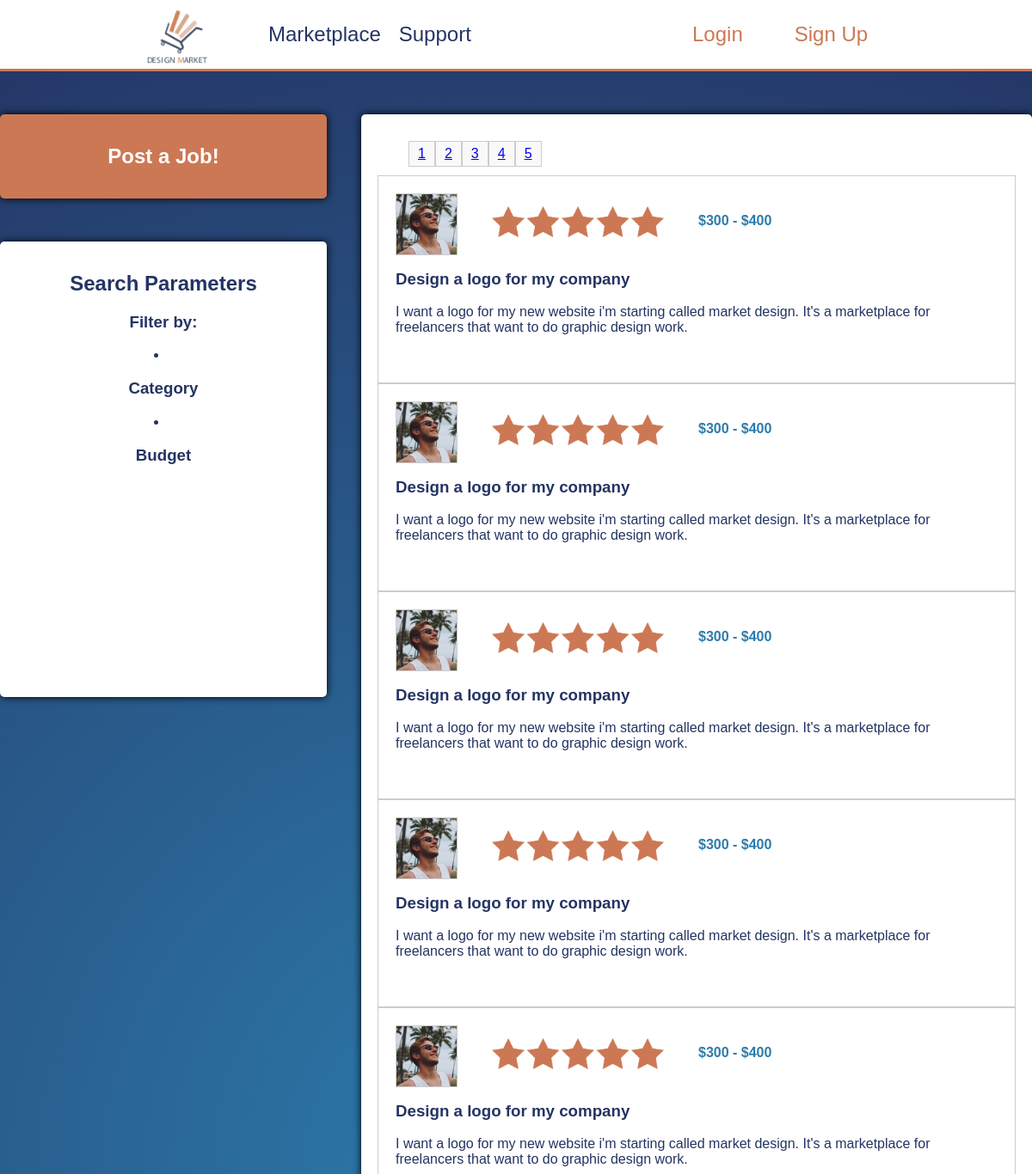
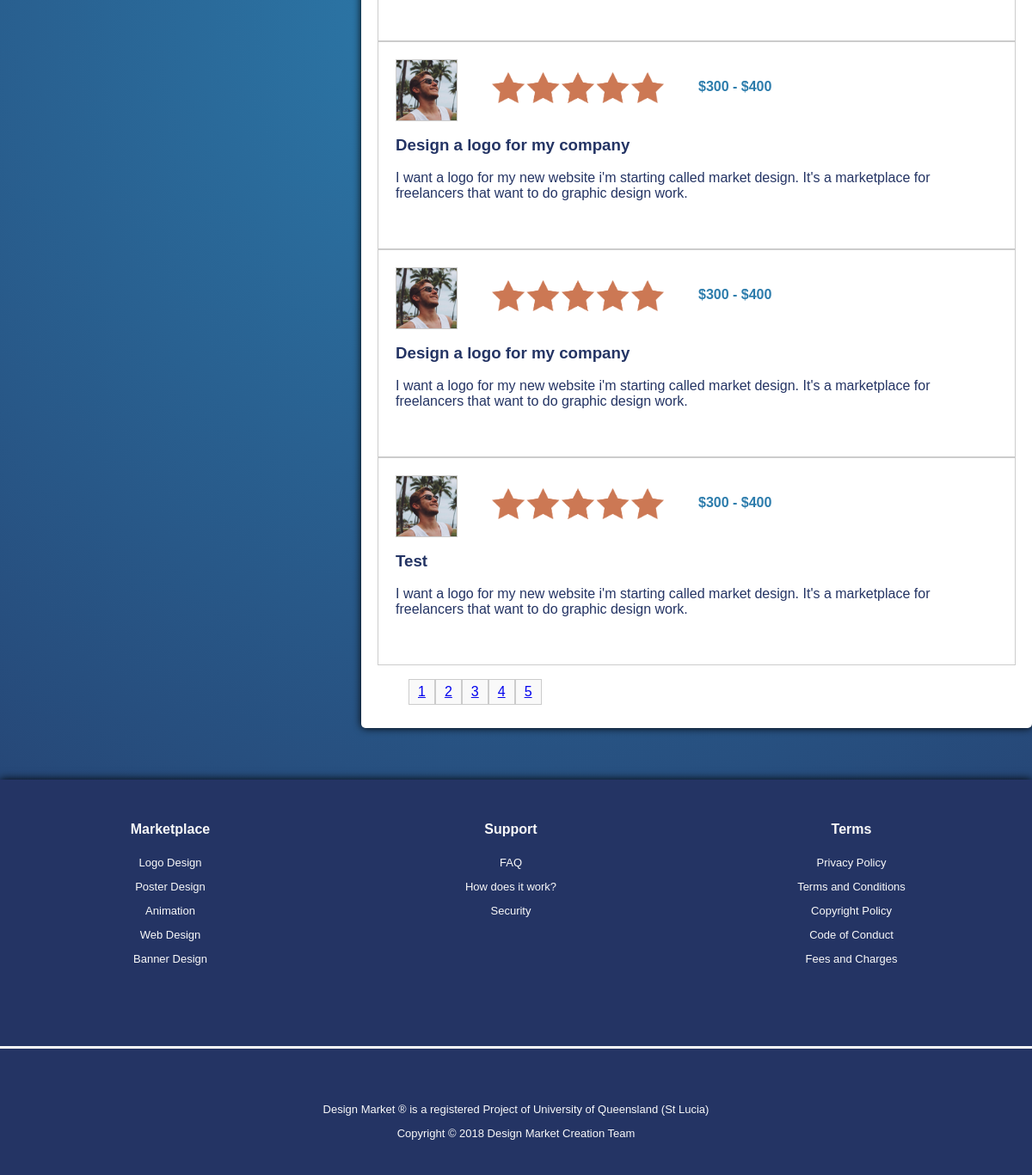
The app's page /marketplace.php?page=1 with its own data (2 pictures, top to bottom).
### tables this page shows
CREATE TABLE `posts` (
  `id` int(11) NOT NULL,
  `posted_by` varchar(255) DEFAULT NULL,
  `name` varchar(255) DEFAULT NULL,
  `description` longtext,
  `inspiration` varchar(1000) NOT NULL DEFAULT './uploads/',
  `min_budget` float NOT NULL DEFAULT '0',
  `max_budget` float NOT NULL DEFAULT '1',
  `budget_type` varchar(255) NOT NULL DEFAULT 'Hard',
  `privacy` varchar(255) NOT NULL DEFAULT 'Public',
  `completed` tinyint(1) NOT NULL DEFAULT '0',
  `date_added` timestamp NOT NULL DEFAULT CURRENT_TIMESTAMP
);

### marketplace.php (the view, shortened to what this page needs)
<?php
    $con = mysqli_connect("localhost", "admin", "password", "design_market");
    $sql = "SELECT * FROM posts WHERE completed='0' ORDER BY date_added";
    $result = $con->query($sql);
    $totalposts = $result->num_rows;
?>
<!DOCTYPE html>
<html>
    <link rel="stylesheet" href="css/style.css">
    <head>
        <?php
            if (!isset($_GET['page'])) {
                echo "<script>window.location.replace('./marketplace.php?page=1')</script>";
            } else if ($_GET['page'] > ceil($totalposts/8)) {
                echo "<script>window.location.replace('./marketplace.php?page=1')</script>";
            } else  {
                $page = $_GET['page'];
            }
        ?>
    </head>
    <body>
        <?php include('header.php'); ?>
        <div id="marketplaceContainer">
            <a href="postProject.php" id="marketPoster">
                <h2>Post a Job!</h2>
            </a>
            <div id="marketPosts">
                <div id="marketPages">
                    <ul>
                        <?php
                            if ($page + 4 > ceil($totalposts/8)) {
                                $navstart = ceil($totalposts/8) - 4;
                                if (0 > $navstart) {
                                    $navstart = 1;
                                }
                            } else {
                                if ($page == 1) {
                                    $navstart = 1;
                                } else {
                                    $navstart = $page - 1;
                                }
                            }
                            for ($i = $navstart; $i < $navstart + 5; $i++) {
                                if ($i <= ceil($totalposts/8)) {
                                    echo "<li><a href='./marketplace.php?page=$i'>$i</a></li>";
                                }
                            }
                        ?>
                    </ul>
                </div>
                <?php
                    $offset = ($page - 1) * 8;
                    $sql = "SELECT * FROM posts WHERE completed='0'  ORDER BY date_added DESC LIMIT $offset, 8";
                    $result = $con->query($sql);
                    while ($array = $result->fetch_assoc()) {
                ?>
                        <div id="userPost">
                            <ul>
                                <li><img src="images/ben.png" width="70" id="postImage"></li>
                                <li><img src="images/fiveStars.png" width="200" id="postRating"></li>
                                <li><h4><?php echo "$" . $array['min_budget'] . " - $" . $array['max_budget']; ?></h4></li>
                            </ul>
                            <h3><?php echo $array['name']; ?></h3>
                            <p><?php echo $array['description'] ?></p>
                        </div>
                <?php
                    }
                ?>
                <div id="marketPages">
                    <ul>
                        <?php
                            if ($page + 4 > ceil($totalposts/8)) {
                                $navstart = ceil($totalposts/8) - 4;
                                if (0 > $navstart) {
                                    $navstart = 1;
                                }
                            } else {
                                if ($page == 1) {
                                    $navstart = 1;
                                } else {
                                    $navstart = $page - 1;
                                }
                            }
                            for ($i = $navstart; $i < $navstart + 5; $i++) {
                                if ($i <= ceil($totalposts/8)) {
                                    echo "<li><a href='./marketplace.php?page=$i'>$i</a></li>";
                                }
                            }
                        ?>
                    </ul>
                </div>
            </div>
            <div id="marketSearch">
                <h2>Search Parameters</h2>
                <h3>Filter by:</h3>
                <li><h3>Category</h3></li>
                <li><h3>Budget</h3></li>
            </div>
            <div id="footerBreaker">
            </div>
        </div>
        <?php include('footer.php'); ?>
    </body>
</html>

### header.php (shortened to what this page needs)
<!DOCTYPE html>
<html>
    <link rel="stylesheet" href="css/style.css">
    <head>
    </head>
    <body>
        <header>
            <div class="content">
                <nav id="navigationMenu">
                    <li><a href="home.php"  id="homeButton"><img src="images/logo.png" width="70"></a></li>
                    <ul>
                        <li><a href="marketplace.php">Marketplace</a></li>
                        <li><a href="support.php">Support</a></li>
                    </ul>
                </nav>
                <?php
                if (!isset($_SESSION['username']) || !isset($_SESSION['password'])) { ?>
                <nav id="loginButtons">
                    <ul>
                        <li><a id="loginButton" href="login.php">Login</a></li>
                        <li><a id="registerButton" href="register.php">Sign Up</a></li>
                    </ul>
                </nav>
                <?php
                } else {
                            echo $_SESSION['username'];
                } ?>
            </div>
        </header>
    </body>
</html>

### footer.php (shortened to what this page needs)
<!DOCTYPE html>
<html>
    <link rel="stylesheet" href="css/style.css">
    <head>
    </head>
    <body>
        <footer>
            <div id="siteMap">
                <ul>
                    <li><h4>Marketplace</h4></li>
                    <li><p>Logo Design</p></li>
                    <li><p>Poster Design</p></li>
                    <li><p>Animation</p></li>
                    <li><p>Web Design</p></li>
                     <li><p>Banner Design</p></li>
                </ul>
                <ul>
                    <li><h4>Support</h4></li>
                    <li><p>FAQ</p></li>
                    <li><p>How does it work?</p></li>
                    <li><p>Security</p></li>
                </ul>
                <ul>
                    <li><h4>Terms</h4></li>
                    <li><p>Privacy Policy</p></li>
                    <li><p>Terms and Conditions</p></li>
                    <li><p>Copyright Policy</p></li>
                    <li><p>Code of Conduct</p></li>
                    <li><p>Fees and Charges</p></li>
                </ul>
            </div>
            <div id="copyright">
                <p>Design Market ® is a registered Project of University of Queensland (St Lucia)</p>
                <p>Copyright © 2018 Design Market Creation Team</p>
            </div>
        </footer>
    </body>
</html>

### designMarket/css/style.css (style rules this page uses)
body { background: radial-gradient(circle, #2C7CAC, #243464); background-color: #2C7CAC; background-repeat:round; font-family: Helvetica; margin: 0; padding: 0; width: 100%; }
p { color: #243464; }
.content { margin: 0 auto; width: 960px; }
header { background-color: #FFF; border-bottom: 3px solid #CC7854; height: 80px; width: 100%; z-index: 10; }
#homeButton { margin-left: 30px; margin-right: 50px; }
#navigationMenu { float: left; position: relative; width: 600px; }
#navigationMenu ul { display: block; list-style: none; margin: 0 auto; margin-top: 15px; }
#navigationMenu li { float: left; list-style: none; margin-top: 11px; padding-left: 21px; }
#navigationMenu li a { color: #243464; font-size: 24px; text-decoration: none; transition: 0.2s; -webkit-transition: 0.2s; }
#loginButtons { float: right; position: relative; width: 360px; }
#loginButtons ul { display: block; list-style: none; margin: 0 auto; margin-top: 11px; }
#loginButtons li { float: left; list-style: none; margin-left: 30px; padding: 15px; }
#loginButtons a { font-size: 24px; text-decoration: none; transition: 0.2s; -webkit-transition: 0.2s; }
#loginButton { color: #CC7854; }
#registerButton { color: #CC7854; }
footer { padding-top: 10px; height: 450px; width: 100%; background-color: #243464; color: #F9F9F9; text-align: center; box-shadow: 0px 0px 10px black; }
footer p { color: #F9F9F9; font-size: 13px; }
#siteMap { height: 300px; }
#siteMap ul { list-style: none; display: block; margin: 0 auto; width: 30%; padding: 1.5%; float:left; height: 250px; }
#copyright { text-align: center; padding-top: 50px; border-top: 3px solid #F9F9F9; }
#marketplaceContainer { margin: 0 auto; width: 1200px; margin-bottom: 50px; height: 2140px; }
#marketPoster { margin-top: 50px; display: block; background-color: #CC7854; color: white; text-align: center; padding: 15px; box-shadow: 0px 0px 10px black; border-radius: 5px; width: 350px; float: left; text-decoration: none; transition: 0.4s; -webkit-transition: 0.4s; }
#marketSearch { margin-top: 50px; display: block; background-color: white; color: #243464; text-align: center; padding: 15px; box-shadow: 0px 0px 10px black; border-radius: 5px; width: 350px; float: left; height: 500px; }
#marketPosts { margin-top: 50px; display: block; background-color: white; color: #243464; text-align: left; padding: 15px; box-shadow: 0px 0px 10px black; border-radius: 5px; width: 750px; float: right; height: 2050px; }
#marketPages { height: 10px; float: none; margin-bottom: 30px; }
#marketPages li { list-style: none; background-color: #f9f9f9; padding-bottom: 5px; padding-top: 5px; padding-left: 10px; padding-right: 10px; float: left; border: solid 1px #ccc; margin-bottom: 10px; }
#userPost { margin: 0 auto; height: 200px; width: 700px; border: solid 1px #ccc; padding: 20px; }
#postImage { border: solid 1px #ccc; }
#postRating { margin-top: 15px; }
#userPost h4 { margin-top: 23px; color: #2C7CAC; }
#userPost ul { width: 650px; height: 70px; padding-left: 0px; margin-top: 0px; }
#userPost li { list-style: none; float: left; margin-right: 40px; }
#footerBreaker { height: 1px; width: 100%; }

### records on screen
posts: min_budget "300", max_budget "400", name "Design a logo for my company", description "I want a logo for my new website i'm starting called market design. It's a marketplace for freelancers that want to do graphic design work."
posts: min_budget "300", max_budget "400", name "Design a logo for my company", description "I want a logo for my new website i'm starting called market design. It's a marketplace for freelancers that want to do graphic design work."
posts: min_budget "300", max_budget "400", name "Design a logo for my company", description "I want a logo for my new website i'm starting called market design. It's a marketplace for freelancers that want to do graphic design work."
posts: min_budget "300", max_budget "400", name "Design a logo for my company", description "I want a logo for my new website i'm starting called market design. It's a marketplace for freelancers that want to do graphic design work."
posts: min_budget "300", max_budget "400", name "Design a logo for my company", description "I want a logo for my new website i'm starting called market design. It's a marketplace for freelancers that want to do graphic design work."
posts: min_budget "300", max_budget "400", name "Design a logo for my company", description "I want a logo for my new website i'm starting called market design. It's a marketplace for freelancers that want to do graphic design work."
posts: min_budget "300", max_budget "400", name "Design a logo for my company", description "I want a logo for my new website i'm starting called market design. It's a marketplace for freelancers that want to do graphic design work."
posts: min_budget "300", max_budget "400", name "Test", description "I want a logo for my new website i'm starting called market design. It's a marketplace for freelancers that want to do graphic design work."
